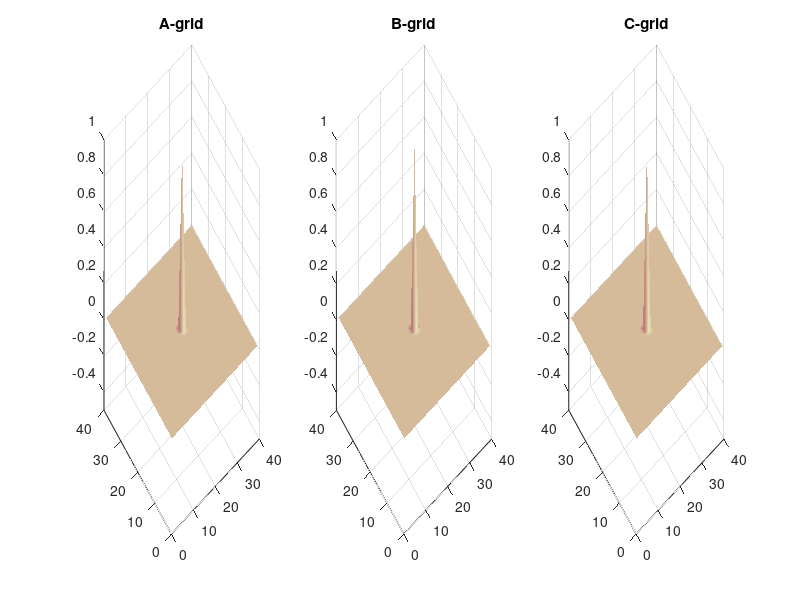

Reproduce this figure in MATLAB. (Note: this script raises an error after producing the figure.)
% Demonstrate geostrophic adjustment using
% A B and C grids

clear

% Grid resolution
n = 40;
hn = 1+floor(n/2);

% Time step
dt = 0.002;
nstop = 1000;

% Domain size
domain = 1.0;
dx = domain/n;
twodx = 2.0*dx;

% Mean geopotential
phi0 = 1.0;

% Coriolis
icor = input('Well resolved (1) or poorly resolved (2) Rossby radius ? > ');
switch icor
    case 1
        f = 0.3*sqrt(phi0)/dx % well resolved rossby radius
    case 2
        f = 3.0*sqrt(phi0)/dx % poorly resolved rossby radius
end

% Matrix for damping near edges
damp = ones(n);
damp(1:n,3) = 0.98;
damp(1:n,n-2) = 0.98;
damp(3,1:n) = 0.98;
damp(n-2,1:n) = 0.98;
damp(1:n,2) = 0.95;
damp(1:n,n-1) = 0.95;
damp(2,1:n) = 0.95;
damp(n-1,1:n) = 0.95;
damp(1:n,1) = 0.9;
damp(1:n,n) = 0.9;
damp(1,1:n) = 0.9;
damp(n,1:n) = 0.9;


% Initial conditions
phia = zeros(n);
phia(hn,hn) = 1.0;
ua = zeros(n);
va = zeros(n);
phib = zeros(n);
phib(hn,hn) = 1.0;
ub = zeros(n);
vb = zeros(n);
phic = zeros(n);
phic(hn,hn) = 1.0;
uc = zeros(n);
vc = zeros(n);

phiaold = phia;
uaold = ua;
vaold = va;
phibold = phib;
ubold = ub;
vbold = vb;
phicold = phic;
ucold = uc;
vcold = vc;

subplot(1,3,1)
%pcolor(phia)
%surf(phia,'FaceColor','blue','EdgeColor','none')
surfl(phia)
colormap pink
shading interp
%camlight left; lighting flat
axis([0 n 0 n -0.5 1])
title('A-grid')
subplot(1,3,2)
% pcolor(phib)
%surf(phib,'FaceColor','blue','EdgeColor','none')
%camlight left; lighting phong
surfl(phib)
colormap pink
shading interp
axis([0 n 0 n -0.5 1])
title('B-grid')
subplot(1,3,3)
% pcolor(phic)
%surf(phic,'FaceColor','blue','EdgeColor','none')
%camlight left; lighting phong
surfl(phic)
colormap pink
shading interp
axis([0 n 0 n -0.5 1])
title('C-grid')

igo = input('ready ? > ');

for istep = 1:nstop
    
    twodt = 2.0*dt;
    if (istep == 1)
        twodt = dt;
    end
    
    % A grid
    for k = 1:n
        km = k - 1;
        if k == 1
            km = n;
        end
        kp = k + 1;
        if k == n
            kp = 1;
        end
        for l = 1:n
            lm = l - 1;
            if l == 1
                lm = n;
            end
            lp = l + 1;
            if l == n
                lp = 1;
            end
            phianew(k,l) = phiaold(k,l) - twodt*((ua(kp,l) - ua(km,l)) + (va(k,lp) - va(k,lm)))/twodx;
            uanew(k,l) = uaold(k,l) - twodt*((phia(kp,l) - phia(km,l))/twodx - f*va(k,l));
            vanew(k,l) = vaold(k,l) - twodt*((phia(k,lp) - phia(k,lm))/twodx + f*ua(k,l));
        end
    end
    phianew = phianew.*damp;
    phiaold = phia;
    phia = phianew;
    uaold = ua;
    ua = uanew;
    vaold = va;
    va = vanew;
    
    subplot(1,3,1)
    % pcolor(phia)
    % shading interp
    %surf(phia,'FaceColor','blue','EdgeColor','none')
    %camlight left; lighting phong
    surfl(phia)
    colormap pink
    shading interp
    axis([0 40 0 40 -0.5 1])
    title('A-grid')

    
    % B grid
    for k = 1:n
        km = k - 1;
        if k == 1
            km = n;
        end
        kp = k + 1;
        if k == n
            kp = 1;
        end
        for l = 1:n
            lm = l - 1;
            if l == 1
                lm = n;
            end
            lp = l + 1;
            if l == n
                lp = 1;
            end
            phibnew(k,l) = phibold(k,l) - twodt*((ub(kp,l) - ub(k,l)) + (ub(kp,lp) - ub(k,lp)) + (vb(k,lp) - vb(k,l)) + (vb(kp,lp) - vb(kp,l)))/twodx;
            ubnew(k,l) = ubold(k,l) - twodt*((phib(k,l) - phib(km,l) + (phib(k,lm) - phib(km,lm)))/twodx - f*vb(k,l));
            vbnew(k,l) = vbold(k,l) - twodt*((phib(k,l) - phib(k,lm) + (phib(km,l) - phib(km,lm)))/twodx + f*ub(k,l));
        end
    end
    phibnew = phibnew.*damp;
    phibold = phib;
    phib = phibnew;
    ubold = ub;
    ub = ubnew;
    vbold = vb;
    vb = vbnew;
    
    subplot(1,3,2)
    % pcolor(phib)
    %surf(phib,'FaceColor','blue','EdgeColor','none')
    %camlight left; lighting phong
    surfl(phib)
    colormap pink
    shading interp
    axis([0 40 0 40 -0.5 1])
    % shading interp
    title('B-grid')

    
    % C grid
    for k = 1:n
        km = k - 1;
        if k == 1
            km = n;
        end
        kp = k + 1;
        if k == n
            kp = 1;
        end
        for l = 1:n
            lm = l - 1;
            if l == 1
                lm = n;
            end
            lp = l + 1;
            if l == n
                lp = 1;
            end
            phicnew(k,l) = phicold(k,l) - twodt*((uc(kp,l) - uc(k,l)) + (vc(k,lp) - vc(k,l)))/dx;
            ucnew(k,l) = ucold(k,l) - twodt*((phic(k,l) - phic(km,l))/dx - 0.25*f*(vc(k,l) + vc(k,lp) + vc(km,l) + vc(km,lp)));
            vcnew(k,l) = vcold(k,l) - twodt*((phic(k,l) - phic(k,lm))/dx + 0.25*f*(uc(k,l) + uc(kp,l) + uc(k,lm) + uc(kp,lm)));
        end
    end
    phicnew = phicnew.*damp;
    phicold = phic;
    phic = phicnew;
    ucold = uc;
    uc = ucnew;
    vcold = vc;
    vc = vcnew;
    
    subplot(1,3,3)
    %surf(phic,'FaceColor','blue','EdgeColor','none')
    %camlight left; lighting phong
    surfl(phic)
    colormap pink
    shading interp
    axis([0 40 0 40 -0.5 1])
    % pcolor(phic)
    % shading interp
    title('C-grid')

    
    
    pause(0.01)
end
            



